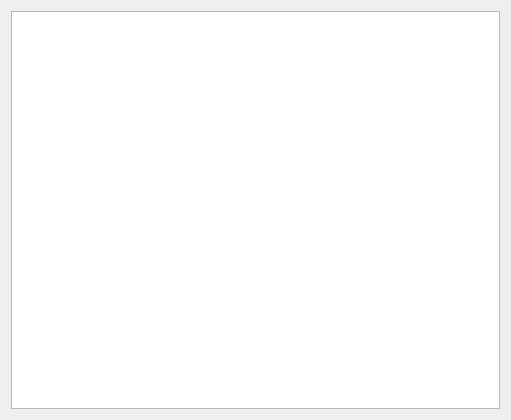
<?xml version="1.0" encoding="UTF-8"?>
<ui version="4.0">
 <class>RankingList</class>
 <widget class="QWidget" name="RankingList">
  <property name="geometry">
   <rect>
    <x>0</x>
    <y>0</y>
    <width>511</width>
    <height>420</height>
   </rect>
  </property>
  <property name="font">
   <font>
    <family>新宋体</family>
    <pointsize>14</pointsize>
   </font>
  </property>
  <property name="windowTitle">
   <string>Form</string>
  </property>
  <property name="styleSheet">
   <string notr="true">font: 14pt &quot;新宋体&quot;;</string>
  </property>
  <layout class="QVBoxLayout" name="verticalLayout">
   <item>
    <widget class="QTableWidget" name="tableWidget"/>
   </item>
  </layout>
 </widget>
 <resources/>
 <connections/>
</ui>
